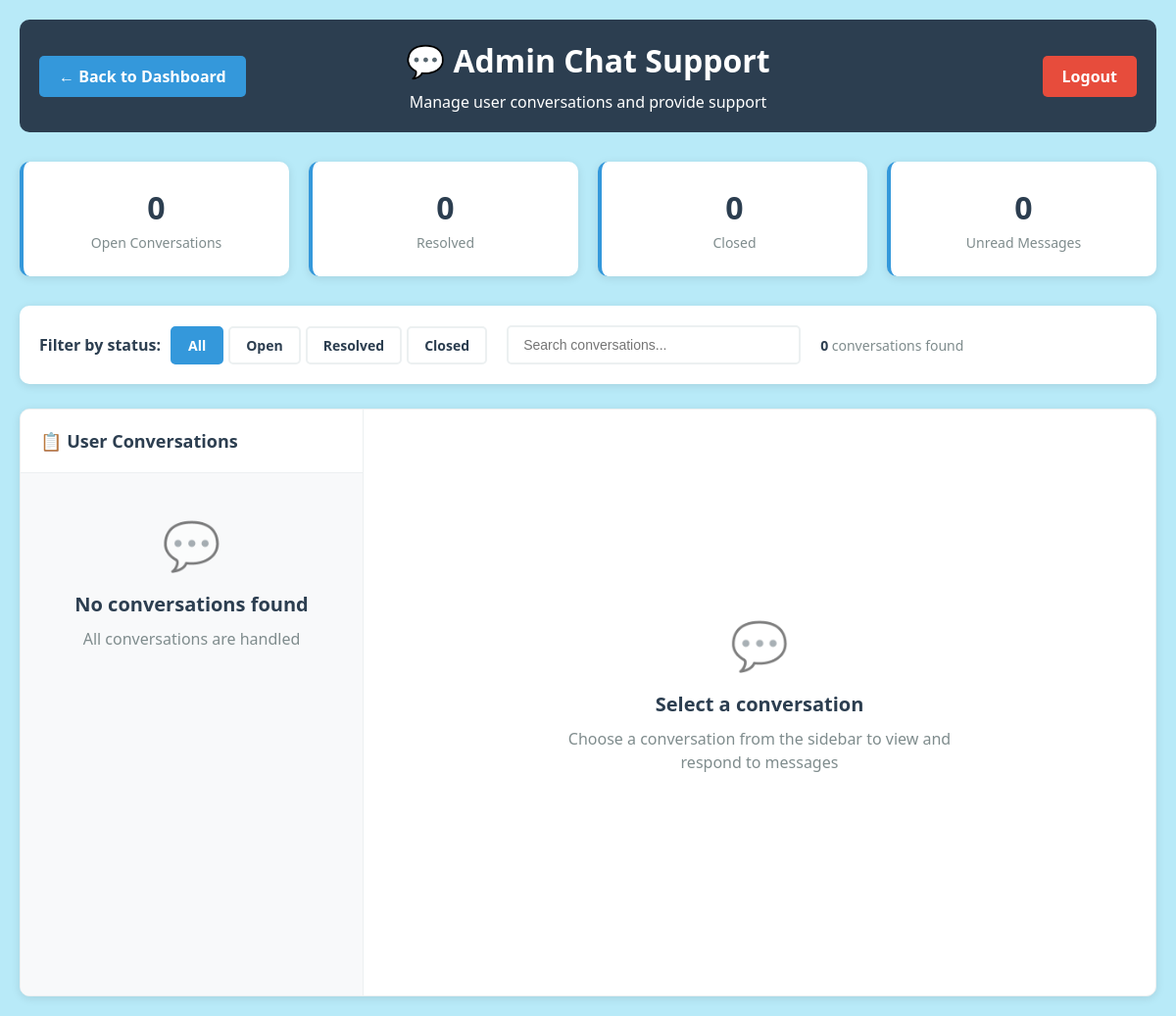
/admin/admin_chat.php (signed in), run on an earlier commit of the app's database.
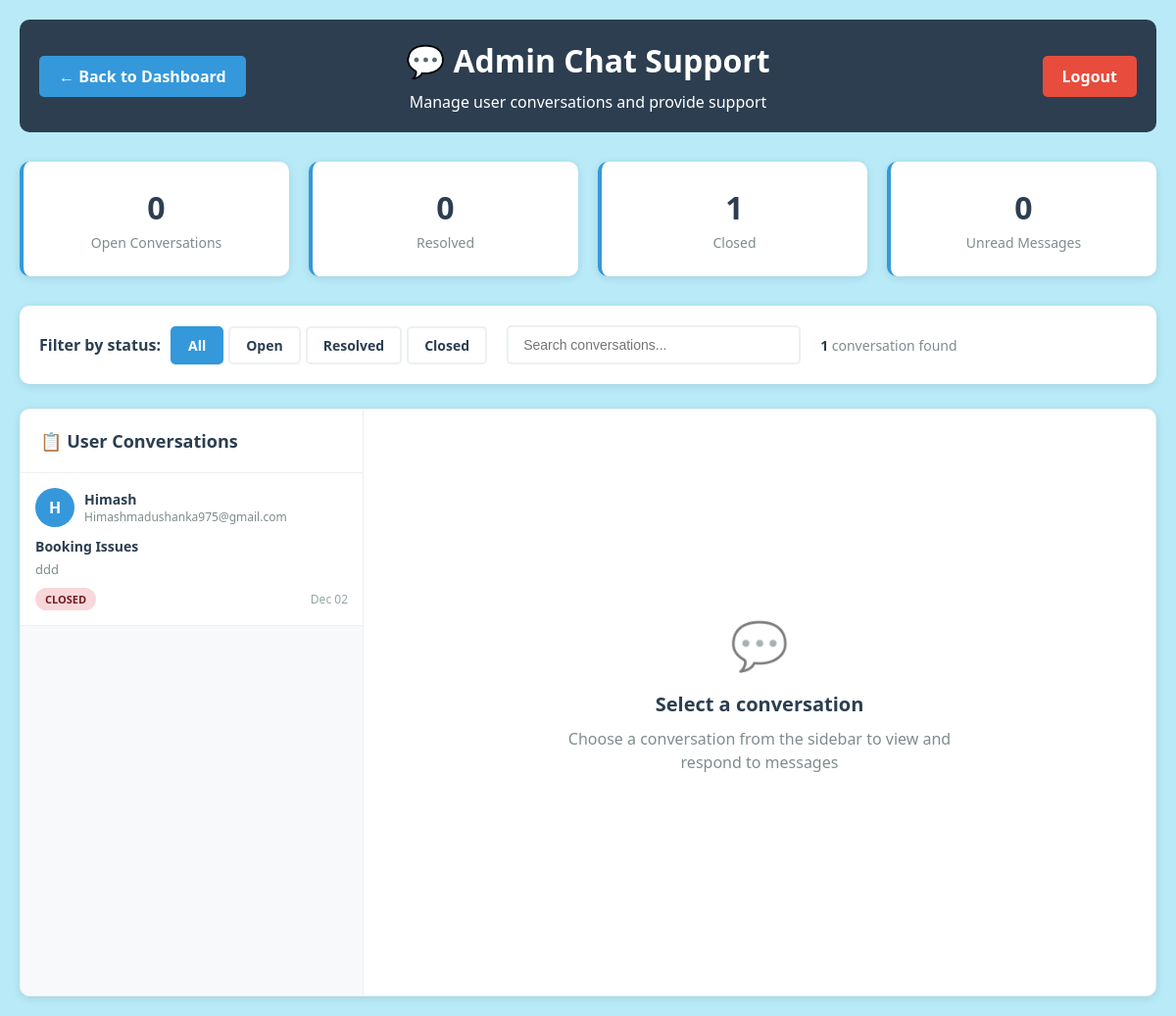
And on a later commit of the database.
### tables this page shows
CREATE TABLE `chat_conversations` (
  `id` int(11) NOT NULL,
  `user_id` int(11) NOT NULL,
  `admin_id` int(11) DEFAULT NULL,
  `subject` varchar(255) DEFAULT NULL,
  `status` enum('open','pending','resolved','closed') DEFAULT 'open',
  `created_at` timestamp NOT NULL DEFAULT current_timestamp(),
  `updated_at` timestamp NOT NULL DEFAULT current_timestamp() ON UPDATE current_timestamp()
);

CREATE TABLE `users` (
  `id` int(11) NOT NULL,
  `name` varchar(100) NOT NULL,
  `email` varchar(150) NOT NULL,
  `password` varchar(255) NOT NULL,
  `role` enum('user','admin') NOT NULL DEFAULT 'user',
  `created_at` timestamp NOT NULL DEFAULT current_timestamp(),
  `security_question` varchar(255) DEFAULT NULL,
  `security_answer` varchar(255) DEFAULT NULL
);

### admin/admin_chat.php (the view, shortened to what the changed rows need)
<?php
require '../db.php';
$admin_id = null;
$admin_check_sql = "SELECT id, name FROM users WHERE role = 'admin' LIMIT 1";
$admin_check_result = $mysqli->query($admin_check_sql);
if ($admin_check_result->num_rows > 0) {
    $admin_data = $admin_check_result->fetch_assoc();
    $admin_id = $admin_data['id'];
}
$active_conversation_id = isset($_GET['conversation']) ? intval($_GET['conversation']) : 0;
$filter_status = isset($_GET['status']) ? $_GET['status'] : 'all';
$filter_search = isset($_GET['search']) ? $_GET['search'] : '';
$conversations_sql = "
    SELECT c.*,
           u.name as user_name,
           u.email as user_email,
           (SELECT COUNT(*) FROM chat_messages WHERE conversation_id = c.id AND is_read = FALSE AND sender_id != ?) as unread_count,
           (SELECT message FROM chat_messages WHERE conversation_id = c.id ORDER BY created_at DESC LIMIT 1) as last_message,
           (SELECT created_at FROM chat_messages WHERE conversation_id = c.id ORDER BY created_at DESC LIMIT 1) as last_message_time
    FROM chat_conversations c
    JOIN users u ON c.user_id = u.id
    WHERE 1=1
";
$params = [$admin_id];
$types = "i";
$conversations_sql .= " ORDER BY
    CASE WHEN c.status = 'open' THEN 1
         WHEN c.status = 'resolved' THEN 2
         ELSE 3 END,
    c.updated_at DESC";
$conversations_stmt = $mysqli->prepare($conversations_sql);
if (!empty($params)) {
    $conversations_stmt->bind_param($types, ...$params);
}
$conversations_stmt->execute();
$conversations_result = $conversations_stmt->get_result();
$conversations = [];
while($conv = $conversations_result->fetch_assoc()) {
    $conversations[] = $conv;
}
$stats_sql = "SELECT status, COUNT(*) as count FROM chat_conversations GROUP BY status";
$stats_result = $mysqli->query($stats_sql);
$stats = [];
while($stat = $stats_result->fetch_assoc()) {
    $stats[$stat['status']] = $stat['count'];
}
?>
<!DOCTYPE html>
<html>
<head>
</head>
<body>
    <div class="header">
        <div>
            <h1>💬 Admin Chat Support</h1>
        </div>
    </div>
    <div class="stats-grid">
        <div class="stat-card">
            <h3><?= isset($stats['closed']) ? $stats['closed'] : 0 ?></h3>
            <p>Closed</p>
        </div>
    </div>
    <div class="filters-bar">
        <div class="filter-group">
            <span class="filter-label">Filter by status:</span>
            <div style="display: flex; gap: 5px;">
            </div>
        </div>
        <div class="search-box">
            <form method="GET" action="">
            </form>
        </div>
        <div style="font-size: 14px; color: #7f8c8d;">
            <span style="color: #2c3e50; font-weight: 600;"><?= count($conversations) ?></span> conversation<?= count($conversations) != 1 ? 's' : '' ?> found
        </div>
    </div>
    <div class="chat-container">
        <div class="conversations-sidebar">
            <div class="conversations-list">
                <?php if (!empty($conversations)): ?>
                    <?php foreach($conversations as $conv): ?>
                        <div class="conversation-item <?= $conv['id'] == $active_conversation_id ? 'active' : '' ?>"
                             onclick="window.location.href='admin_chat.php?conversation=<?= $conv['id'] ?>&status=<?= $filter_status ?><?= !empty($filter_search) ? '&search=' . urlencode($filter_search) : '' ?>'">
                            <div class="conversation-user">
                                <div class="user-avatar">
                                    <?= strtoupper(substr($conv['user_name'], 0, 1)) ?>
                                </div>
                                <div class="user-info">
                                    <div class="user-name"><?= htmlspecialchars($conv['user_name']) ?></div>
                                    <div class="user-email"><?= htmlspecialchars($conv['user_email']) ?></div>
                                </div>
                            </div>
                            <div class="conversation-subject">
                                <?= htmlspecialchars($conv['subject']) ?>
                            </div>
                            <div class="conversation-preview" title="<?= htmlspecialchars($conv['last_message']) ?>">
                                <?= htmlspecialchars(substr($conv['last_message'], 0, 60)) ?>
                            </div>
                            <div class="conversation-meta">
                                <span class="status-badge status-<?= $conv['status'] ?>">
                                    <?= ucfirst($conv['status']) ?>
                                </span>
                                <div class="conversation-time">
                                    <?= date('M d', strtotime($conv['last_message_time'])) ?>
                                </div>
                            </div>
                        </div>
                    <?php endforeach; ?>
                <?php else: ?>
                    <div class="empty-state">
                        <div class="empty-icon">💬</div>
                        <h3>No conversations found</h3>
                        <p><?= !empty($filter_search) ? 'Try a different search term' : 'All conversations are handled' ?></p>
                    </div>
                <?php endif; ?>
            </div>
        </div>
    </div>
</body>
</html>

What changed in the data, as far as the page shows it:
added chat_conversations: user.name "H", user.name "Himash", user.email "Himashmadushanka975@gmail.com", subject "Booking Issues", last_message "ddd", status "CLOSED", last_message_time "Dec 02"
Also different on the page:
$stats['closed']: (not shown) → "1"
count($conversations): "0" → "1"
text no longer shown: "0 s 💬 No conversations found All conversations are handled"
